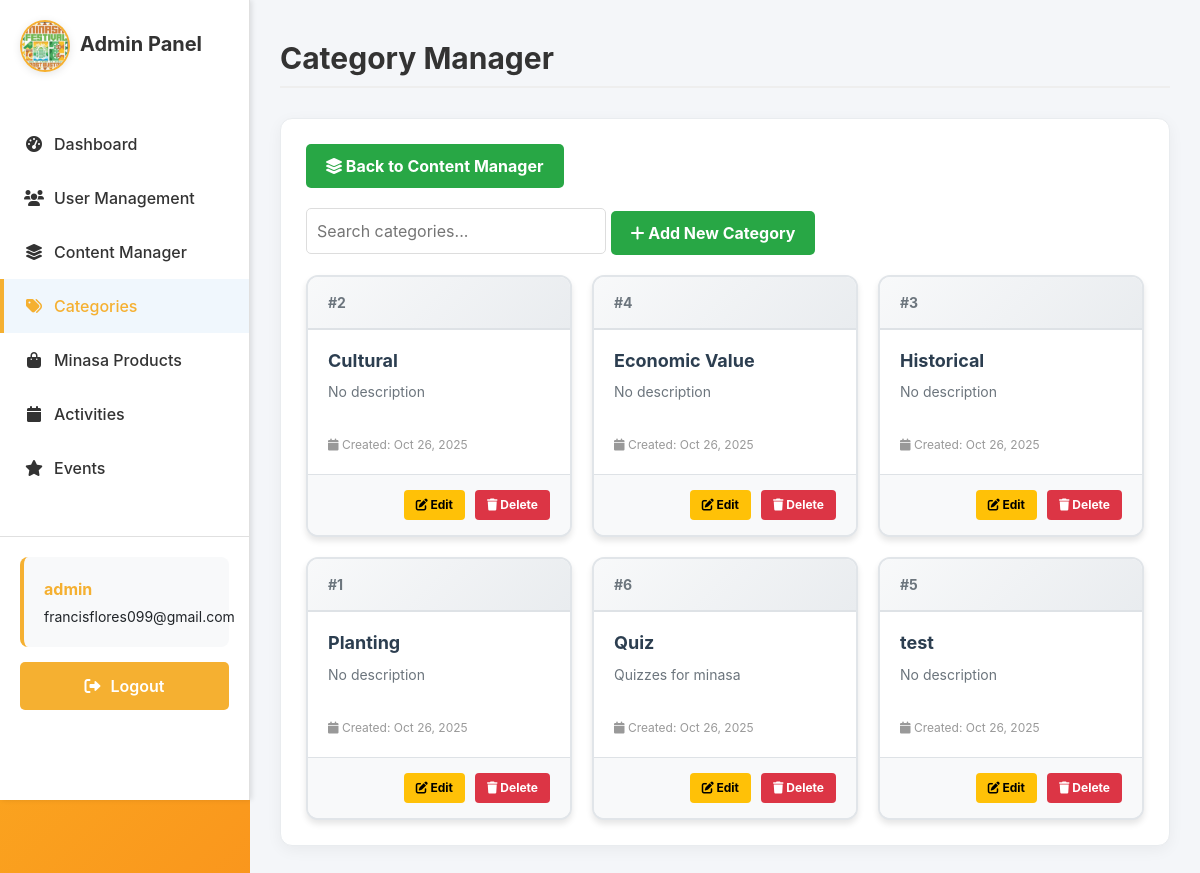
The app's page /adminpage/category-manager/ (signed in), older data.
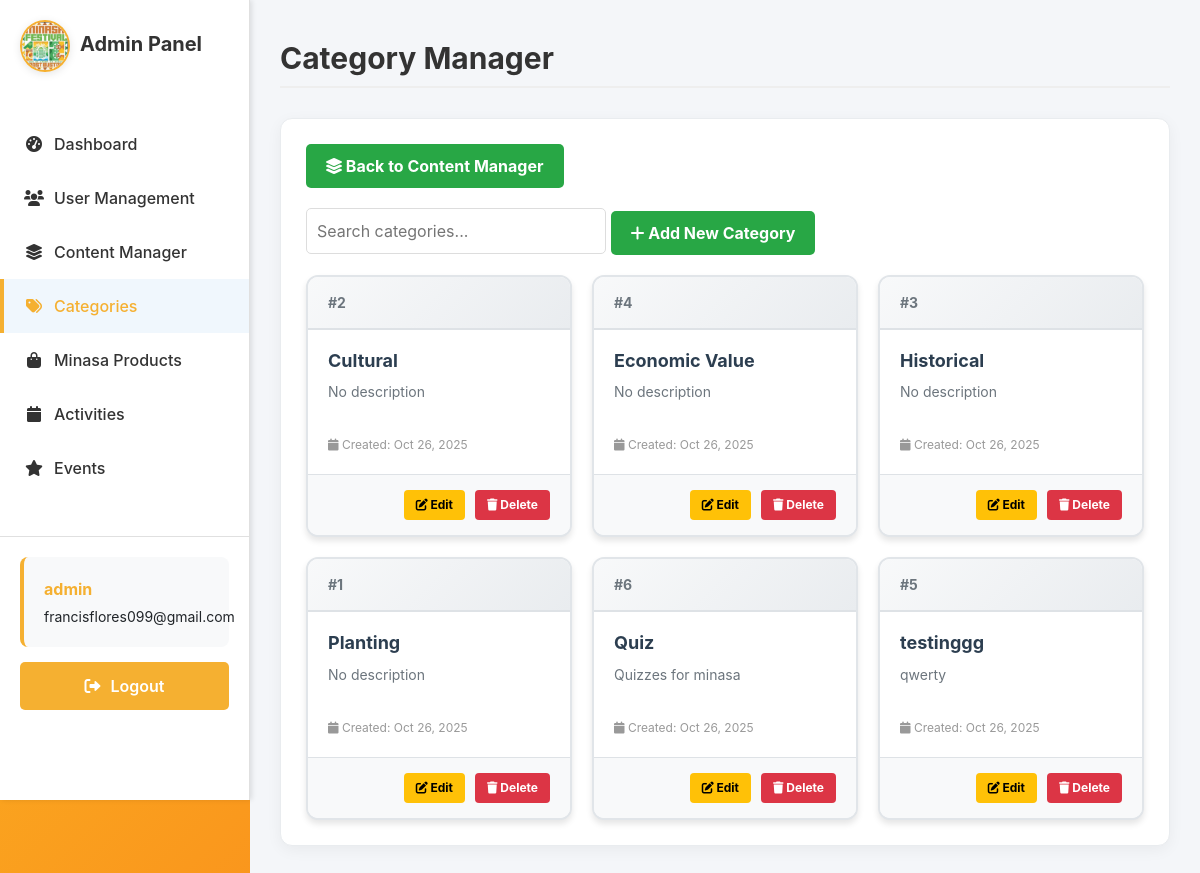
The same page, newer data.
### sections/models.py (models this page shows, shortened)
class Category(models.Model):
    name = models.CharField(max_length=100, unique=True)
    description = models.TextField(blank=True, null=True)
    created_at = models.DateTimeField(auto_now_add=True)
    updated_at = models.DateTimeField(auto_now=True)
    class Meta:
        verbose_name = "Category"
        verbose_name_plural = "Categories"
        ordering = ['name']

### sections/views.py (the view, shortened to what this page needs)
# urls.py: path('adminpage/category-manager/', views.category_manager, name='adminpage-category-manager'),
@login_required
def category_manager(request):
    if request.user.username == 'admin' or request.user.is_superuser:
        categories = Category.objects.all().order_by('name')
        context = {
            'categories': categories,
            'total_categories': categories.count(),
        }
        return render(request, 'adminpage/categoryManager.html', context)
    else:
        return redirect('home')

### sections/templates/adminpage/categoryManager.html (shortened to what this page needs)
{% extends "users/base.html" %}
{% load static %}
{% block content %}
<link rel="stylesheet" href="{% static 'css/adminside.css' %}">
<div class="admin-sidebar">
    <div class="sidebar-header">
        <div class="logo-container">
            <img src="/media/images/logo.png" alt="Minasa Festival Logo" style="max-width: 80px; height: auto;" />
        </div>
        <h2>Admin Panel</h2>
    </div>
    <ul class="admin-nav">
        <li><a href="{% url 'adminpage-admin-dashboard' %}"><i class="fas fa-tachometer-alt"></i> Dashboard</a></li>
        <li><a href="{% url 'adminpage-user-management' %}"><i class="fas fa-users"></i> User Management</a></li>
        <li><a href="{% url 'adminpage-content-manager' %}"><i class="fas fa-layer-group"></i> Content Manager</a></li>
        <li><a href="#" class="active"><i class="fas fa-tags"></i> Categories</a></li>
        <li><a href="{% url 'adminpage-minasa-products' %}"><i class="fas fa-shopping-bag"></i> Minasa Products</a></li>
        <li><a href="{% url 'adminpage-activities' %}"><i class="fas fa-calendar"></i> Activities</a></li>
        <li><a href="{% url 'adminpage-festival-calendar' %}"><i class="fas fa-star"></i> Events</a></li>
    </ul>
    <div class="admin-actions">
        <div class="admin-user-info">
            <p><strong>{{ user.username }}</strong></p>
            <p>{{ user.email|default:"No email" }}</p>
        </div>
        <form method="post" action="{% url 'logout' %}">
            <button type="submit" class="btn-logout"><i class="fas fa-sign-out-alt"></i> Logout</button>
        </form>
    </div>
</div>
<div class="admin-content">
    <div class="admin-header">
        <h1>Category Manager</h1>
    </div>
    <div class="admin-panels">
        <section class="panel">
            <div style="display: flex; justify-content: space-between; align-items: center; margin-bottom: 20px;">
                <a href="{% url 'adminpage-content-manager' %}" class="btn btn-success">
                    <i class="fas fa-layer-group"></i> Back to Content Manager
                </a>
            </div>
            <div style="margin-bottom: 20px;">
                <input type="text" id="searchCategories" placeholder="Search categories..." style="padding: 10px; width: 300px; border: 1px solid #ddd; border-radius: 5px;">
                <button class="btn btn-success" onclick="openAddModal()">
                    <i class="fas fa-plus"></i> Add New Category
                </button>
            </div>
            <div class="category-grid">
                {% for category in categories %}
                <div class="category-card" data-category-id="{{ category.id }}">
                    <div class="category-card-header">
                        <span style="color: #6c757d; font-size: 14px; font-weight: bold;">#{{ category.id }}</span>
                    </div>
                    <div class="category-card-body">
                        <h3 class="category-name">{{ category.name }}</h3>
                        <p class="category-description">{{ category.description|default:"No description" }}</p>
                        <div style="margin-top: 15px; font-size: 12px; color: #999;">
                            <i class="fas fa-calendar"></i> Created: {{ category.created_at|date:"M d, Y" }}
                        </div>
                    </div>
                    <div class="category-card-actions">
                        <button class="btn btn-warning btn-sm" onclick="editCategory({{ category.id }})">
                            <i class="fas fa-edit"></i> Edit
                        </button>
                        <button class="btn btn-danger btn-sm" onclick="deleteCategory({{ category.id }})">
                            <i class="fas fa-trash"></i> Delete
                        </button>
                    </div>
                </div>
                {% endfor %}
            </div>
        </section>
    </div>
</div>
{% endblock %}

Row changes from the older to the newer data that the page shows:
changed Category id 5: name "test" → "testinggg"; description "No description" → "qwerty"
